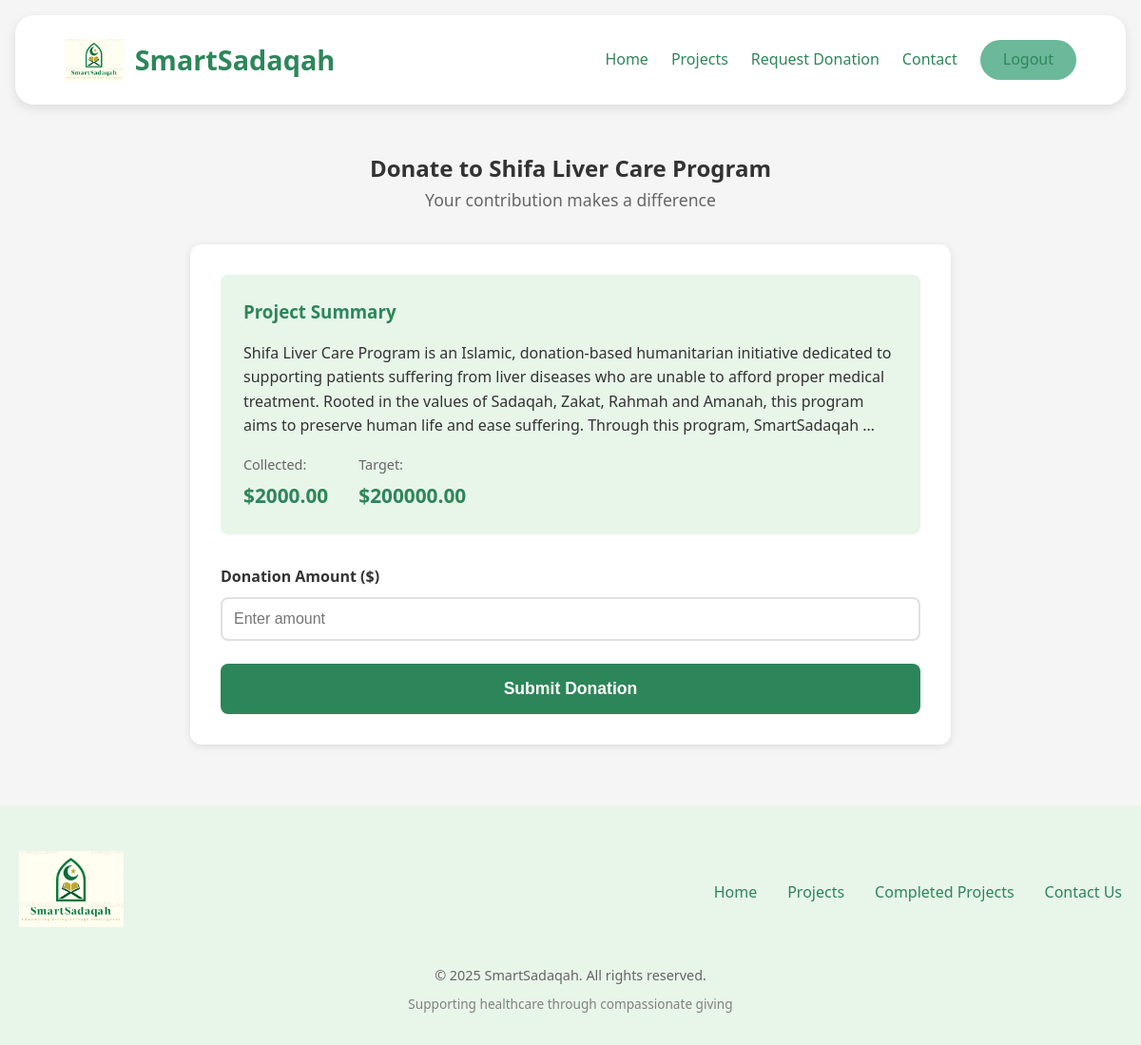
The app's page /projects/1/donate/ (signed in) with its own data.
### core/models.py (models this page shows, shortened)
class DonationProject(models.Model):
    STATUS_ACTIVE = "ACTIVE"
    STATUS_COMPLETED = "COMPLETED"
    STATUS_CHOICES = [
        (STATUS_ACTIVE, "Active"),
        (STATUS_COMPLETED, "Completed"),
    ]
    name = models.CharField(max_length=200)
    description = models.TextField()
    illness_type = models.CharField(max_length=100)
    total_estimated_amount = models.DecimalField(
        max_digits=12,
        decimal_places=2,
    )
    status = models.CharField(
        max_length=20,
        choices=STATUS_CHOICES,
        default=STATUS_ACTIVE,
    )
    created_at = models.DateTimeField(auto_now_add=True)
    class Meta:
        ordering = ["-created_at"]
    @property
    def total_collected_amount(self):
        result = self.donations.aggregate(total=Sum("amount"))
        return result["total"] or 0

### core/views.py (the view, shortened to what this page needs)
# urls.py: path('projects/<int:project_id>/donate/', views.donate_to_case, name='donate_to_project'),
@require_http_methods(["GET", "POST"])
@transaction.atomic
def donate_to_case(request, project_id):
    if not request.user.is_authenticated:
        messages.info(request, 'Please login to make a donation.')
        return redirect('login')
    project = get_object_or_404(DonationProject, id=project_id)
    return render(request, 'donate.html', {'project': project})

### templates/donate.html (shortened to what this page needs)
{% extends 'base.html' %}
{% load static %}
{% block content %}
<div class="container">
    <div class="donate-page">
        <div class="donate-header">
            <h2>Donate to {{ project.name }}</h2>
            <p class="subtitle">Your contribution makes a difference</p>
        </div>
        <div class="donate-content">
            <div class="project-summary">
                <h3>Project Summary</h3>
                <p>{{ project.description|truncatewords:50 }}</p>
                <div class="summary-stats">
                    <div class="summary-stat">
                        <span class="label">Collected:</span>
                        <span class="value">${{ project.total_collected_amount|floatformat:2 }}</span>
                    </div>
                    <div class="summary-stat">
                        <span class="label">Target:</span>
                        <span class="value">${{ project.total_estimated_amount|floatformat:2 }}</span>
                    </div>
                </div>
            </div>
            <div class="donate-form-container">
                <form method="post" class="donate-form" id="donateForm">
                    <div class="form-group">
                        <label for="amount">Donation Amount ($)</label>
                        <input type="number" id="amount" name="amount" step="0.01" min="1" required placeholder="Enter amount">
                    </div>
                    <button type="submit" class="btn btn-primary btn-large">Submit Donation</button>
                </form>
            </div>
        </div>
    </div>
</div>
{% endblock %}

### static/css/style.css (style rules this page uses)
* { margin: 0; padding: 0; box-sizing: border-box; }
:root { --primary-green: #2d8659; --light-green: #4a9d7a; --lighter-green: #6bb89a; --soft-green: #e8f5e9; --white: #ffffff; --light-grey: #f5f5f5; --medium-grey: #e0e0e0; --dark-grey: #666666; --text-dark: #333333; --shadow: rgba(0, 0, 0, 0.1); }
body { font-family: 'Segoe UI', Tahoma, Geneva, Verdana, sans-serif; line-height: 1.6; color: var(--text-dark); background-color: var(--light-grey); min-height: 100vh; display: flex; flex-direction: column; }
.container { max-width: 1200px; margin: 0 auto; padding: 0 20px; width: 100%; }
.subtitle { color: var(--dark-grey); font-size: 1.1rem; }
.label { color: var(--dark-grey); }
.btn { display: inline-block; padding: 0.75rem 1.5rem; border-radius: 8px; text-decoration: none; font-weight: 600; text-align: center; border: none; cursor: pointer; transition: all 0.3s; font-size: 1rem; }
.btn-primary { background-color: var(--primary-green); color: var(--white); border-radius: 8px; }
.btn-large { padding: 1rem 2rem; font-size: 1.1rem; }
.donate-page { max-width: 800px; margin: 0 auto; }
.donate-header { text-align: center; margin-bottom: 2rem; }
.donate-content { background: var(--white); border-radius: 12px; padding: 2rem; box-shadow: 0 2px 8px var(--shadow); }
.project-summary { background-color: var(--soft-green); padding: 1.5rem; border-radius: 8px; margin-bottom: 2rem; }
.project-summary h3 { color: var(--primary-green); margin-bottom: 1rem; }
.summary-stats { display: flex; gap: 2rem; margin-top: 1rem; flex-wrap: wrap; }
.summary-stat { display: flex; flex-direction: column; }
.summary-stat .label { font-size: 0.9rem; margin-bottom: 0.3rem; }
.summary-stat .value { font-size: 1.3rem; font-weight: bold; color: var(--primary-green); }
.donate-form-container { margin-top: 2rem; }
.donate-form { display: flex; flex-direction: column; gap: 1.5rem; }
.form-group { display: flex; flex-direction: column; }
.form-group label { margin-bottom: 0.5rem; color: var(--text-dark); font-weight: 600; }
.form-group input, .form-group select, .form-group textarea { padding: 0.75rem; border: 2px solid var(--medium-grey); border-radius: 8px; font-size: 1rem; transition: border-color 0.3s; }

### records on screen
DonationProject: name "Shifa Liver Care Program", description "Shifa Liver Care Program is an Islamic, donation-based humanitarian initiative dedicated to supporting patients suffering from liver diseases who are unable to afford proper medical treatment. Rooted in the values of Sadaqah, Zakat, Rahmah and Amanah, this program aims to preserve human life and ease suffering. Through this program, SmartSadaqah …", total_collected_amount "2000.00", total_estimated_amount "200000.00"
